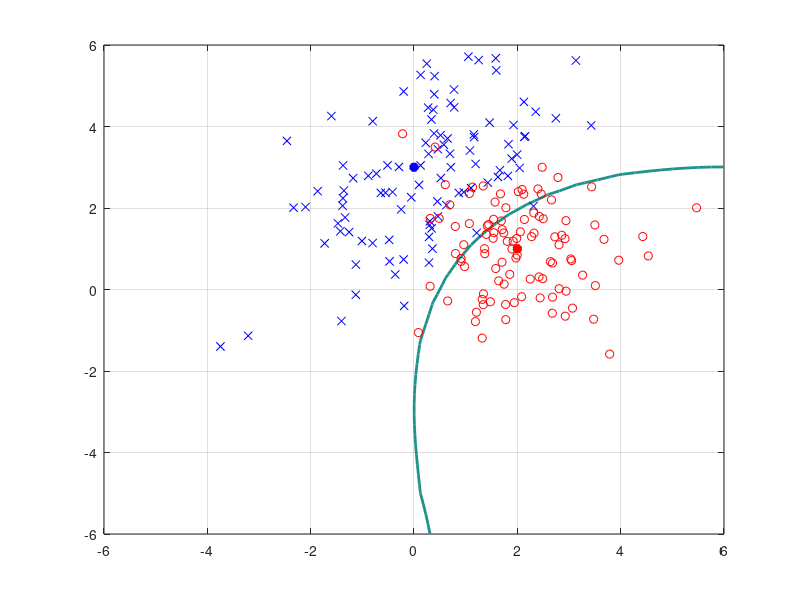
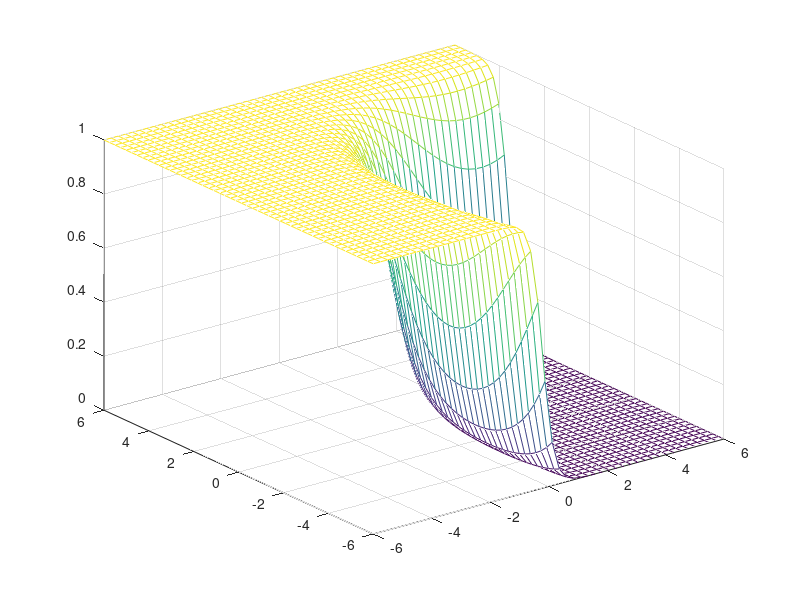

Reproduce these figures in MATLAB, in order. (Note: this script raises an error after producing the figures.)
% Compute the posterior probability on a regular grid in the input space and plot the decision
% boundary for which the posterior probability satisfies P[?1 | x] = 0.5. Show 100 samples
% drawn from each of the classes superposed on the same graph. Draw the posterior probability
% as a three dimensional graph.

m1 = [0;3];
C1 = [2 1; 1 2];

m2 = [2;1];
C2 = [1 0; 0 1];

numGrid = 50;
xRange = linspace(-6.0, 6.0, numGrid);
yRange = linspace(-6.0, 6.0, numGrid);
P1 = zeros(numGrid, numGrid);
P2 = P1;

for i=1:numGrid
    for j=1:numGrid
        x = [yRange(j) xRange(i)]';
        P1(i,j) = mvnpdf(x', m1', C1);
        P2(i,j) = mvnpdf(x', m2', C2);
    end
end

Pmax = max(max([P1 P2]));
figure(1), clf, contour(xRange, yRange, P1./(P1+P2), [0 0.5*Pmax], 'LineWidth', 2);
hold on;
plot(m1(1), m1(2), 'b*', 'LineWidth', 4);
plot(m2(1), m2(2), 'r*', 'LineWidth', 4);

% Show 100 samples drawn from each of the classes superposed on the same
% graph
N = 100;
X1 = mvnrnd(m1, C1, N);
X2 = mvnrnd(m2, C2, N);

hold on;
plot(X1(:, 1), X1(:, 2), 'bx', X2(:, 1), X2(:, 2), 'ro');
grid on;

% Draw the posterior probability as a three dimensional graph
figure(2)
mesh(xRange, yRange, P1./(P1+P2));

% Using the data sampled from each of the distributions, train a
% feedforward nural network using the Neural Networks toolbox. 

XNN = [X1; X2]';
N1 = size(X1, 1);
N2 = size(X2, 1);
y1 = [ones(N1, 1) zeros(N2, 1)]';
y2 = [zeros(N2, 1) ones(N1, 1)]';
y = [y1 y2];

net = patternnet(20);
net = train(net, XNN, y);
view(net);
output = net(XNN);

NP1 = zeros(numGrid, numGrid);

for i=1:numGrid
    for j=1:numGrid
        x = [yRange(j) xRange(i)]';
        nnp = net(x);
        NP1(i,j) = nnp(1);
    end
end

NPmax = max(max(NP1));
figure(3), clf, contour(xRange, yRange, NP1, [0 0.5*NPmax], 'LineWidth', 2);
hold on;
plot(m1(1), m1(2), 'b*', 'LineWidth', 4);
plot(m2(1), m2(2), 'r*', 'LineWidth', 4);

hold on;
plot(X1(:, 1), X1(:, 2), 'bx', X2(:, 1), X2(:, 2), 'ro');
grid on;

% Time series prediction
% Formulated as a regression problem.

Ttr = T(1:1500, 1);
Tts = T(1500 + 1: size(T, 1));
NTtr = size(Ttr, 1);
p = 20;

ytr = X(p+1:NTtr, 1);

D = ones(NTtr - p, p + 1);

for i=1:NTtr - p
   n = (p + 1) + (i - 1);
   for j=1:p
      % We might want to change this to use the actual ouptuts from
      % the previous time series. 
      D(i, j) = X(n - j, 1);
   end
end

w = D \ ytr;
fts = D * w;
